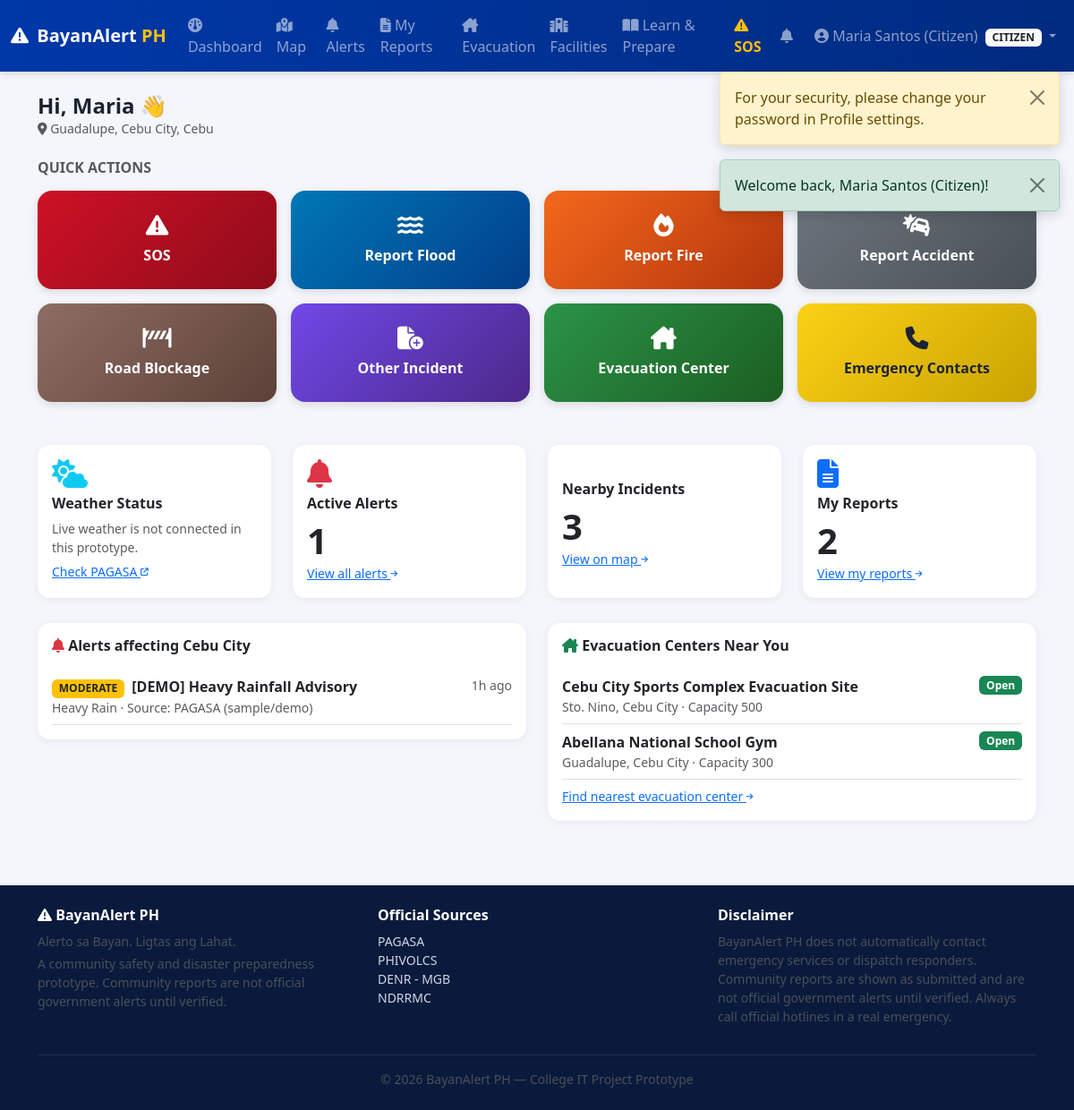
The page /citizen/dashboard.php (signed in) on the database its author committed.
### tables this page shows
CREATE TABLE incident_reports (
    id INT UNSIGNED AUTO_INCREMENT PRIMARY KEY,
    reporter_id INT UNSIGNED DEFAULT NULL,
    incident_type ENUM(
        'Flood','Fire','Road Accident','Landslide','Earthquake Damage',
        'Fallen Tree','Road Blockage','Power Outage','Missing Person',
        'Medical Emergency','Accident','Earthquake','Other'
    ) NOT NULL,
    is_sos TINYINT(1) NOT NULL DEFAULT 0,
    description TEXT DEFAULT NULL,
    location_text VARCHAR(255) DEFAULT NULL,
    province VARCHAR(100) DEFAULT NULL,
    city VARCHAR(100) DEFAULT NULL,
    barangay VARCHAR(100) DEFAULT NULL,
    latitude DECIMAL(10,7) DEFAULT NULL,
    longitude DECIMAL(10,7) DEFAULT NULL,
    severity ENUM('Low','Moderate','High','Critical') NOT NULL DEFAULT 'Moderate',
    status ENUM('Pending','Under Verification','Verified','Responding','Resolved','Rejected') NOT NULL DEFAULT 'Pending',
    assigned_to INT UNSIGNED DEFAULT NULL,
    admin_notes TEXT DEFAULT NULL,
    incident_datetime DATETIME NOT NULL,
    created_at DATETIME NOT NULL DEFAULT CURRENT_TIMESTAMP,
    updated_at DATETIME NOT NULL DEFAULT CURRENT_TIMESTAMP ON UPDATE CURRENT_TIMESTAMP,
    FOREIGN KEY (reporter_id) REFERENCES users(id) ON DELETE SET NULL,
    FOREIGN KEY (assigned_to) REFERENCES users(id) ON DELETE SET NULL,
    INDEX idx_reports_status (status),
    INDEX idx_reports_type (incident_type),
    INDEX idx_reports_location (province, city),
    INDEX idx_reports_date (created_at)
);

CREATE TABLE alerts (
    id INT UNSIGNED AUTO_INCREMENT PRIMARY KEY,
    title VARCHAR(200) NOT NULL,
    description TEXT NOT NULL,
    category ENUM('Typhoon','Flood','Heavy Rain','Earthquake','Tsunami','Volcanic Activity','Landslide','Extreme Heat','Fire','Other Emergency') NOT NULL,
    alert_level ENUM('LOW','MODERATE','HIGH','CRITICAL') NOT NULL DEFAULT 'LOW',
    province VARCHAR(100) DEFAULT NULL,
    city VARCHAR(100) DEFAULT NULL,
    source VARCHAR(150) NOT NULL DEFAULT 'BayanAlert PH Admin',
    start_date DATETIME NOT NULL,
    end_date DATETIME DEFAULT NULL,
    status ENUM('Active','Inactive','Expired') NOT NULL DEFAULT 'Active',
    created_by INT UNSIGNED DEFAULT NULL,
    created_at DATETIME NOT NULL DEFAULT CURRENT_TIMESTAMP,
    updated_at DATETIME NOT NULL DEFAULT CURRENT_TIMESTAMP ON UPDATE CURRENT_TIMESTAMP,
    FOREIGN KEY (created_by) REFERENCES users(id) ON DELETE SET NULL,
    INDEX idx_alerts_status (status),
    INDEX idx_alerts_location (province, city)
);

CREATE TABLE evacuation_centers (
    id INT UNSIGNED AUTO_INCREMENT PRIMARY KEY,
    name VARCHAR(200) NOT NULL,
    address VARCHAR(255) NOT NULL,
    barangay VARCHAR(100) DEFAULT NULL,
    city VARCHAR(100) NOT NULL,
    province VARCHAR(100) NOT NULL,
    latitude DECIMAL(10,7) NOT NULL,
    longitude DECIMAL(10,7) NOT NULL,
    capacity INT UNSIGNED NOT NULL DEFAULT 0,
    current_occupancy INT UNSIGNED NOT NULL DEFAULT 0,
    contact_number VARCHAR(50) DEFAULT NULL,
    facilities TEXT DEFAULT NULL,
    status ENUM('Open','Full','Closed') NOT NULL DEFAULT 'Open',
    is_sample TINYINT(1) NOT NULL DEFAULT 1,
    created_at DATETIME NOT NULL DEFAULT CURRENT_TIMESTAMP,
    updated_at DATETIME NOT NULL DEFAULT CURRENT_TIMESTAMP ON UPDATE CURRENT_TIMESTAMP,
    INDEX idx_evac_location (province, city),
    INDEX idx_evac_status (status)
);

### includes/auth.php (called while the page is built, shortened)
<?php
require_once __DIR__ . '/functions.php';
function is_logged_in(): bool
{
    return isset($_SESSION['user_id']);
}
function current_user(): ?array
{
    return [
        'id'    => $_SESSION['user_id'],
        'name'  => $_SESSION['user_name'],
        'email' => $_SESSION['user_email'],
        'role'  => $_SESSION['user_role'],
        'province' => $_SESSION['user_province'] ?? null,
        'city'     => $_SESSION['user_city'] ?? null,
        'barangay' => $_SESSION['user_barangay'] ?? null,
    ];
}

### includes/functions.php (called while the page is built, shortened)
<?php
function e(?string $value): string
{
    return htmlspecialchars($value ?? '', ENT_QUOTES, 'UTF-8');
}
function status_badge_class(string $status): string
{
    return match ($status) {
        'Pending'            => 'bg-secondary',
        'Under Verification' => 'bg-info text-dark',
        'Verified'           => 'bg-primary',
        'Responding'         => 'bg-warning text-dark',
        'Resolved'           => 'bg-success',
        'Rejected'           => 'bg-danger',
        'Open'               => 'bg-success',
        'Full'                => 'bg-warning text-dark',
        'Closed'             => 'bg-danger',
        'Active'             => 'bg-success',
        'Inactive'           => 'bg-secondary',
        'Expired'            => 'bg-dark',
        default              => 'bg-secondary',
    };
}
function alert_level_class(string $level): string
{
    return match ($level) {
        'LOW'      => 'bg-success',
        'MODERATE' => 'bg-warning text-dark',
        'HIGH'     => 'bg-orange text-white',
        'CRITICAL' => 'bg-danger',
        default    => 'bg-secondary',
    };
}
function time_ago(string $datetime): string
{
    $diff = time() - strtotime($datetime);
    if ($diff < 86400) return floor($diff / 3600) . 'h ago';
    return date('M j, Y', strtotime($datetime));
}

### citizen/dashboard.php (the view, shortened to what this page needs)
<?php
require_once __DIR__ . '/../includes/auth.php';
$user = current_user();
$db = getDB();
$stmtAlerts = $db->prepare(
    "SELECT * FROM alerts WHERE status='Active'
     AND (province = ? OR province IS NULL)
     AND (city = ? OR city IS NULL)
     ORDER BY alert_level = 'CRITICAL' DESC, start_date DESC LIMIT 5"
);
$stmtAlerts->execute([$user['province'], $user['city']]);
$localAlerts = $stmtAlerts->fetchAll();
$stmtIncidents = $db->prepare(
    "SELECT * FROM incident_reports WHERE city = ? AND status NOT IN ('Rejected')
     ORDER BY created_at DESC LIMIT 5"
);
$stmtIncidents->execute([$user['city']]);
$nearbyIncidents = $stmtIncidents->fetchAll();
$stmtEvac = $db->prepare("SELECT * FROM evacuation_centers WHERE city = ? ORDER BY status='Open' DESC LIMIT 4");
$stmtEvac->execute([$user['city']]);
$nearbyEvac = $stmtEvac->fetchAll();
$myReportsCount = $db->prepare("SELECT COUNT(*) FROM incident_reports WHERE reporter_id = ?");
$myReportsCount->execute([$user['id']]);
$myReportsCount = (int) $myReportsCount->fetchColumn();
require_once __DIR__ . '/../includes/header.php';
require_once __DIR__ . '/../includes/navbar.php';
?>
<div class="container py-4">
  <div class="d-flex justify-content-between align-items-center flex-wrap mb-4">
    <div>
      <h4 class="fw-bold mb-0">Hi, <?= e(explode(' ', $user['name'])[0]) ?> 👋</h4>
      <p class="text-muted small mb-0"><i class="fa-solid fa-location-dot"></i> <?= e($user['barangay']) ?>, <?= e($user['city']) ?>, <?= e($user['province']) ?></p>
    </div>
  </div>
  <h6 class="fw-bold text-muted mb-3">QUICK ACTIONS</h6>
  <div class="row g-3 mb-5">
    <div class="col-6 col-md-3"><a href="sos.php" class="quick-action-btn qa-sos"><i class="fa-solid fa-triangle-exclamation"></i> SOS</a></div>
    <div class="col-6 col-md-3"><a href="report.php?type=Flood" class="quick-action-btn qa-flood"><i class="fa-solid fa-water"></i> Report Flood</a></div>
    <div class="col-6 col-md-3"><a href="report.php?type=Fire" class="quick-action-btn qa-fire"><i class="fa-solid fa-fire"></i> Report Fire</a></div>
    <div class="col-6 col-md-3"><a href="report.php?type=Road Accident" class="quick-action-btn qa-accident"><i class="fa-solid fa-car-burst"></i> Report Accident</a></div>
    <div class="col-6 col-md-3"><a href="report.php?type=Road Blockage" class="quick-action-btn qa-block"><i class="fa-solid fa-road-barrier"></i> Road Blockage</a></div>
    <div class="col-6 col-md-3"><a href="report.php" class="quick-action-btn qa-other"><i class="fa-solid fa-file-circle-plus"></i> Other Incident</a></div>
    <div class="col-6 col-md-3"><a href="evacuation.php" class="quick-action-btn qa-evac"><i class="fa-solid fa-house-chimney"></i> Evacuation Center</a></div>
    <div class="col-6 col-md-3"><a href="emergency-contacts.php" class="quick-action-btn qa-contacts"><i class="fa-solid fa-phone"></i> Emergency Contacts</a></div>
  </div>
  <div class="row g-4">
    <div class="col-md-6 col-lg-3">
      <div class="card dashboard-card h-100">
        <div class="card-body">
          <i class="fa-solid fa-cloud-sun fa-2x text-info mb-2"></i>
          <h6 class="fw-bold">Weather Status</h6>
          <p class="small text-muted mb-1">Live weather is not connected in this prototype.</p>
          <a href="https://www.pagasa.dost.gov.ph" target="_blank" rel="noopener" class="small">Check PAGASA <i class="fa-solid fa-arrow-up-right-from-square fa-2xs"></i></a>
        </div>
      </div>
    </div>
    <div class="col-md-6 col-lg-3">
      <div class="card dashboard-card h-100">
        <div class="card-body">
          <i class="fa-solid fa-bell fa-2x text-danger mb-2"></i>
          <h6 class="fw-bold">Active Alerts</h6>
          <p class="display-6 fw-bold mb-0"><?= count($localAlerts) ?></p>
          <a href="alerts.php" class="small">View all alerts <i class="fa-solid fa-arrow-right fa-2xs"></i></a>
        </div>
      </div>
    </div>
    <div class="col-md-6 col-lg-3">
      <div class="card dashboard-card h-100">
        <div class="card-body">
          <h6 class="fw-bold">Nearby Incidents</h6>
          <p class="display-6 fw-bold mb-0"><?= count($nearbyIncidents) ?></p>
          <a href="map.php" class="small">View on map <i class="fa-solid fa-arrow-right fa-2xs"></i></a>
        </div>
      </div>
    </div>
    <div class="col-md-6 col-lg-3">
      <div class="card dashboard-card h-100">
        <div class="card-body">
          <i class="fa-solid fa-file-lines fa-2x text-primary mb-2"></i>
          <h6 class="fw-bold">My Reports</h6>
          <p class="display-6 fw-bold mb-0"><?= $myReportsCount ?></p>
          <a href="reports.php" class="small">View my reports <i class="fa-solid fa-arrow-right fa-2xs"></i></a>
        </div>
      </div>
    </div>
  </div>
  <div class="row g-4 mt-1">
    <div class="col-lg-6">
      <div class="card dashboard-card">
        <div class="card-body">
          <h6 class="fw-bold mb-3"><i class="fa-solid fa-bell text-danger"></i> Alerts affecting <?= e($user['city']) ?></h6>
          <?php if (empty($localAlerts)): ?>
            <p class="text-muted small mb-0">No active alerts affecting your area right now.</p>
          <?php else: foreach ($localAlerts as $a): ?>
            <div class="d-flex justify-content-between align-items-start border-bottom py-2">
              <div>
                <span class="badge <?= alert_level_class($a['alert_level']) ?>"><?= e($a['alert_level']) ?></span>
                <span class="fw-semibold ms-1"><?= e($a['title']) ?></span>
                <div class="small text-muted"><?= e($a['category']) ?> &middot; Source: <?= e($a['source']) ?></div>
              </div>
              <span class="small text-muted"><?= time_ago($a['created_at']) ?></span>
            </div>
          <?php endforeach; endif; ?>
        </div>
      </div>
    </div>
    <div class="col-lg-6">
      <div class="card dashboard-card">
        <div class="card-body">
          <h6 class="fw-bold mb-3"><i class="fa-solid fa-house-chimney text-success"></i> Evacuation Centers Near You</h6>
          <?php if (empty($nearbyEvac)): ?>
            <p class="text-muted small mb-0">No evacuation centers listed for your city yet.</p>
          <?php else: foreach ($nearbyEvac as $ev): ?>
            <div class="d-flex justify-content-between align-items-start border-bottom py-2">
              <div>
                <span class="fw-semibold"><?= e($ev['name']) ?></span>
                <div class="small text-muted"><?= e($ev['barangay']) ?>, <?= e($ev['city']) ?> &middot; Capacity <?= (int)$ev['capacity'] ?></div>
              </div>
              <span class="badge <?= status_badge_class($ev['status']) ?>"><?= e($ev['status']) ?></span>
            </div>
          <?php endforeach; endif; ?>
          <a href="evacuation.php" class="small d-inline-block mt-2">Find nearest evacuation center <i class="fa-solid fa-arrow-right fa-2xs"></i></a>
        </div>
      </div>
    </div>
  </div>
</div>
<?php require_once __DIR__ . '/../includes/footer.php'; ?>

### assets/css/style.css (style rules this page uses)
:root { --bayan-blue: #0038a8; --bayan-red: #ce1126; --bayan-yellow: #fcd116; --bayan-dark: #0a1a3c; }
body { font-family: 'Segoe UI', Roboto, -apple-system, sans-serif; background-color: #f4f6fb; color: #1c2333; }
.card { border-radius: 14px; }
.dashboard-card { border-radius: 14px; border: none; box-shadow: 0 2px 10px rgba(0,0,0,.06); transition: transform .15s ease; }
.quick-action-btn { display: flex; flex-direction: column; align-items: center; justify-content: center; gap: 8px; padding: 22px 10px; border-radius: 16px; border: none; color: #fff; font-weight: 600; text-decoration: none; min-height: 110px; transition: transform .15s ease, box-shadow .15s ease; box-shadow: 0 3px 10px rgba(0,0,0,.12); }
.quick-action-btn i { font-size: 1.6rem; }
.qa-sos { background: linear-gradient(135deg, #ce1126, #8f0c1a); }
.qa-flood { background: linear-gradient(135deg, #0077b6, #023e8a); }
.qa-fire { background: linear-gradient(135deg, #f4681c, #b3350c); }
.qa-accident { background: linear-gradient(135deg, #6c757d, #495057); }
.qa-block { background: linear-gradient(135deg, #8d6e63, #5d4037); }
.qa-other { background: linear-gradient(135deg, #7048e8, #4c2889); }
.qa-evac { background: linear-gradient(135deg, #2b9348, #1b5e20); }
.qa-contacts { background: linear-gradient(135deg, #fcd116, #c9a300); color:#1c2333; }

### rows shown on the page
incident_reports: barangay "Guadalupe", city "Cebu City", province "Cebu"
alerts: alert_level "MODERATE", title "[DEMO] Heavy Rainfall Advisory", category "Heavy Rain", source "PAGASA (sample/demo)", created_at "1h ago"
evacuation_centers: name "Cebu City Sports Complex Evacuation Site", barangay "Sto. Nino", city "Cebu City", capacity "500", status "Open"
evacuation_centers: name "Abellana National School Gym", barangay "Guadalupe", city "Cebu City", capacity "300", status "Open"

### other values the page prints
$f['message'] "For your security, please change your password in Profile settings."
$f['message'] "Welcome back, Maria Santos (Citizen)!"
$user['name'] "Maria Santos (Citizen)"
$role "CITIZEN"
explode(' ', $user['name'])[0] "Maria"
count($localAlerts) "1"
count($nearbyIncidents) "3"
$myReportsCount "2"
